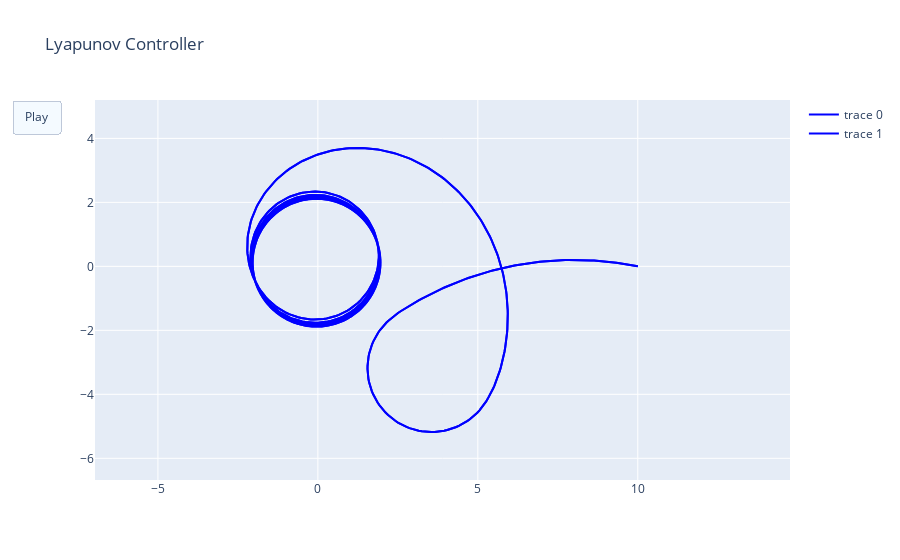

Notebook source saved alongside this figure:
### Code cell
def animate_traj(traj, title_text):
    N = np.shape(traj)[1]
    # Generate curve data
    t = np.linspace(0, N)
    x = traj[0,:]
    y = traj[1,:]
    xm = np.min(x) - 1.5
    xM = np.max(x) + 1.5
    ym = np.min(y) - 1.5
    yM = np.max(y) + 1.5
    # s = np.linspace(-1, 1, N)
    # xx = s + s ** 2
    # yy = s - s ** 2


    # Create figure
    fig = go.Figure(
        data=[go.Scatter(x=x, y=y,
                         mode="lines",
                         line=dict(width=2, color="blue")),
              go.Scatter(x=x, y=y,
                         mode="lines",
                         line=dict(width=2, color="blue"))],
        layout=go.Layout(
            xaxis=dict(range=[xm, xM], autorange=False, zeroline=False),
            yaxis=dict(range=[ym, yM], autorange=False, zeroline=False, scaleanchor="x", scaleratio=1),
            title_text=title_text, hovermode="closest",
            updatemenus=[dict(type="buttons",
                              buttons=[dict(label="Play",
                                            method="animate",
                                            args=[None, 
                                                  {"frame": {"duration": 1}}, 
                                                 {"transition": {"duration": 1}}])])]),
        frames=[go.Frame(
            data=[go.Scatter(
                x=[x[k]],
                y=[y[k]],
                mode="markers",
                marker=dict(color="red", size=10))])

            for k in range(N)]
    )

    fig.layout.updatemenus[0].buttons[0].args[1]['frame']['duration'] = 1
    fig.show()
    return fig

fig = animate_traj(traj, "Lyapunov Controller")
# fig.layout.updatemenus[0].buttons[0].args[1]['transition']['duration'] = 1
fig.write_html("figures/lyapunov_controller.html", animation_opts={
    "frame": {
        "duration": 1 
    }

})

### Figure 1 — Plotly figure (JSON) as saved in the notebook; plotly's stock layout.template omitted (floating-point values rounded to 4 significant figures; data arrays with more than 128 entries replaced by an {"elided": "..."} marker saying what was removed)
{"data": [{"line": {"color": "blue", "width": 2}, "mode": "lines", "type": "scatter", "x": {"elided": "4009 float values"}, "y": {"elided": "4009 float values"}}, {"line": {"color": "blue", "width": 2}, "mode": "lines", "type": "scatter", "x": {"elided": "4009 float values"}, "y": {"elided": "4009 float values"}}], "layout": {"hovermode": "closest", "title": {"text": "Lyapunov Controller"}, "updatemenus": [{"buttons": [{"args": [null, {"frame": {"duration": 1}}, {"transition": {"duration": 1}}], "label": "Play", "method": "animate"}], "type": "buttons"}], "xaxis": {"autorange": false, "range": [-3.709, 11.5], "zeroline": false}, "yaxis": {"autorange": false, "range": [-6.678, 5.2], "scaleanchor": "x", "scaleratio": 1, "zeroline": false}}}
